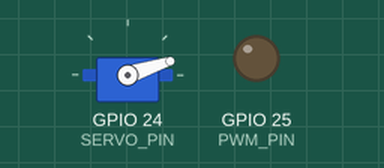
A program run on a simulated Raspberry Pi (BCM pin numbers). On the bench: servo, output pins drawn as LEDs (lit = HIGH). Servo angles are drawn from the pulse width (0.5 ms = 0°, 2.5 ms = 180°). At 4.0 s the program stops and its outputs stay as they are.

Above: at 0.1 s.
At 3.1 s:
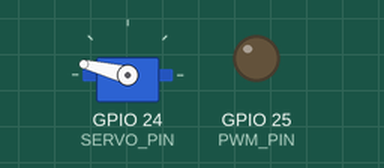
Timing chart, 0 to 4.6 s (numbered marks = the images above):
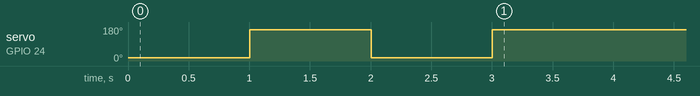

Measured:
- by itself, servo on GPIO 24 (SERVO_PIN): 18° → 166° at 1.0 s, → 18° 1.0 s later, → 166° 1.0 s later

The program:

gpio_on_off_pwm.py
```python
# http://rpitips.com/python-libraries-pigpio/
import time
import pigpio

PWM_PIN = 25
SERVO_PIN = 24

#connect to pigpiod daemon
pi = pigpio.pi()

# setup pin as an output
pi.set_mode(PWM_PIN, pigpio.OUTPUT)
pi.set_mode(SERVO_PIN, pigpio.OUTPUT)

for x in xrange(1,3):
	# enable LED
	# for x in xrange(0,255):

	# 	pi.set_PWM_dutycycle(PWM_PIN, x)
	# 	# wait 1 second
	# 	time.sleep(.05)

	# for x in xrange(255,0):
	# 	# disable LED
	# 	pi.set_PWM_dutycycle(PWM_PIN, x)
	# 	time.sleep(.05)
	pi.set_PWM_dutycycle(PWM_PIN, 0)
	# 500-2500 only
	#666 = 10degrees,
	pi.set_servo_pulsewidth(SERVO_PIN, 700)
	time.sleep(1)
	pi.set_servo_pulsewidth(SERVO_PIN, 2350)
	time.sleep(1)

#cleanup
pi.set_mode(PWM_PIN, pigpio.INPUT)
pi.set_mode(PWM_PIN, pigpio.INPUT)
#disconnect
pi.stop()
```
